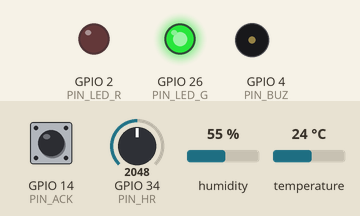
Simulated run of this sketch. Board: ESP32. Shown: output pins drawn as LEDs (lit = HIGH), buzzer (waves = sounding). Dashed ring = blinking. The test bench sets the inputs (shaded band); at power-on: temperature 24 °C, GPIO 14 (PIN_ACK) HIGH, GPIO 34 (PIN_HR) = 2048, humidity 55 % (analog values on the 0–4095 scale). WiFi joins after 1.5 s; servers stay silent unless stated; no MQTT or app messages arrive unless stated; what the sketch prints to the serial monitor is not drawn.

Above: at 2.3 s.
2.4 s: temperature set to 41 °C
At 6.25 s:
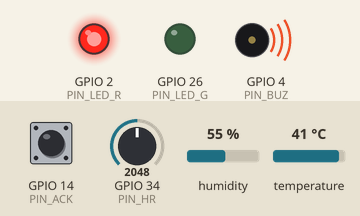
7.0 s: GPIO 14 (PIN_ACK) pulled LOW for 0.15 s
At 7.9 s:
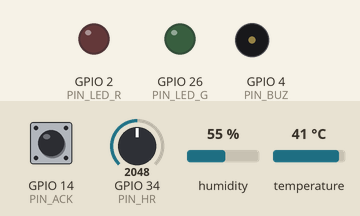
9.6 s: GPIO 14 (PIN_ACK) pulled LOW for 1 s
12.1 s: temperature set to 39.7 °C
17.3 s: temperature set to 38.6 °C
At 21.4 s:
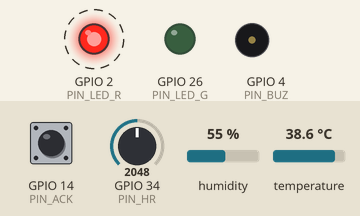
24.0 s: GPIO 34 (PIN_HR) set to 3627
33.4 s: GPIO 34 (PIN_HR) set to 3737
Timing chart, 0 to 37.7 s (numbered marks = the images above; inputs shaded):
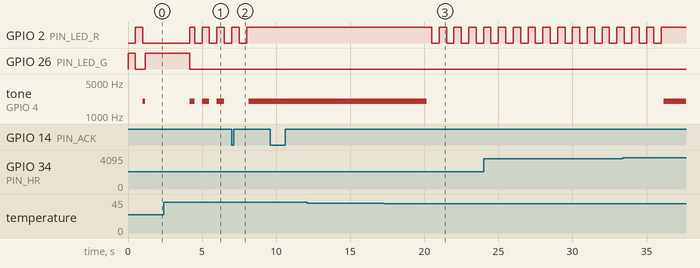

Measured:
- the behaviour switches between 39.2 and 39.1 °C on temperature (found by bisection; images 2 and 3)
- after the input at 9.6 s, every drawn part: stays the same
- after the input at 12.1 s, every drawn part: stays the same
- after the input at 17.3 s, GPIO 2 (PIN_LED_R): alternates HIGH for 0.50 s and LOW for 0.50 s, starting after 3.2 s; tone on GPIO 4 (PIN_BUZ): 2000 Hz → silent after 2.9 s
- by itself, GPIO 2 (PIN_LED_R): repeats every 1.0 s: LOW 0.50 s, HIGH 0.50 s
- by itself, tone on GPIO 4 (PIN_BUZ): repeats every 1.0 s: silent 0.50 s, 2000 Hz 0.50 s

The sketch:

sketch.ino
```cpp
/*
  AtlasVest — Smart Vest (simulation Wokwi) — Wearable Technology, ESPRIM 2026/2027
  ESP32 + DHT22 (température/humidité) + potentiomètre (= rythme cardiaque) + buzzer + 2 LED
  + bouton d'acquittement + publication MQTT (JSON) vers un broker cloud public.
  Règles du sujet : buzzer si pouls > 140 bpm ou température anormale.
*/
#include <WiFi.h>
#include <PubSubClient.h>
#include <DHT.h>
#include "alert_logic.h"

#ifndef ESP_ARDUINO_VERSION_MAJOR
#define ESP_ARDUINO_VERSION_MAJOR 2
#endif

// ---------- Configuration (à adapter) ----------
const char* WIFI_SSID  = "Wokwi-GUEST";       // réseau Wi-Fi simulé par Wokwi (sans mot de passe)
const char* WIFI_PASS  = "";
const char* MQTT_HOST  = "broker.hivemq.com"; // broker public (aucune donnée sensible !)
const uint16_t MQTT_PORT = 1883;
const char* DEVICE_ID  = "atlasvest-koussay-01"; // rendre unique : le broker est partagé

// ---------- Broches ----------
#define PIN_DHT   15   // DHT22 (SDA)
#define PIN_HR    34   // potentiomètre = capteur de pouls (ADC1)
#define PIN_BUZ   4    // buzzer
#define PIN_LED_G 26   // LED verte  : niveau OK
#define PIN_LED_R 2    // LED rouge  : ORANGE / ROUGE
#define PIN_ACK   14   // bouton d'acquittement (INPUT_PULLUP)

DHT dht(PIN_DHT, DHT22);
WiFiClient net;
PubSubClient mqtt(net);
AlertEngine engine;

float hrF = 70.0f;            // pouls filtré (EMA) — mini filtrage "Edge"
float tempC = 36.5f, hum = 50.0f; bool tempOk = true;
unsigned long tHR = 0, tDHT = 0, tPub = 0, tMqtt = 0, muteUntil = 0;
bool buzOn = false;
char tTele[96], tAlert[96], tStatus[96], tCmd[96];

void buzzer(bool on) {
  if (on == buzOn) return;
  buzOn = on;
#if ESP_ARDUINO_VERSION_MAJOR >= 3
  ledcWriteTone(PIN_BUZ, on ? 2000 : 0);
#else
  ledcWriteTone(0, on ? 2000 : 0);
#endif
}

void publishAlert() {
  char msg[160];
  snprintf(msg, sizeof(msg), "{\"id\":\"%s\",\"level\":%d,\"state\":\"%s\",\"hr\":%.1f,\"temp\":%.1f,\"sensor_ok\":%s}",
           DEVICE_ID, (int)engine.level, levelName(engine.level), hrF, tempC, tempOk ? "true" : "false");
  if (mqtt.connected()) mqtt.publish(tAlert, msg, true);   // retenu : le dernier état reste lisible
  Serial.printf("[ALERTE] %s\n", msg);
}

void publishTelemetry() {
  char msg[220];
  snprintf(msg, sizeof(msg),
    "{\"id\":\"%s\",\"uptime_s\":%lu,\"hr\":%.1f,\"temp\":%.1f,\"hum\":%.0f,\"level\":%d,\"state\":\"%s\",\"sensor_ok\":%s,\"hr_max\":%.0f}",
    DEVICE_ID, millis() / 1000UL, hrF, tempC, hum, (int)engine.level, levelName(engine.level),
    tempOk ? "true" : "false", engine.th.hr_orange);
  mqtt.publish(tTele, msg);
  Serial.println(msg);
}

// Commandes distantes : "hr_max=150" (seuil personnalisé de l'athlète), "mute=0" (lève l'acquittement)
void onMessage(char* topic, byte* payload, unsigned int len) {
  char buf[32]; len = min(len, (unsigned int)31); memcpy(buf, payload, len); buf[len] = 0;
  if (strncmp(buf, "hr_max=", 7) == 0) {
    float v = atof(buf + 7);
    if (v >= 100 && v <= 200) { engine.th.hr_orange = v; Serial.printf("[CMD] hr_max=%.0f\n", v); }
  } else if (strncmp(buf, "mute=0", 6) == 0) muteUntil = 0;
}

void mqttMaintain(unsigned long now) {
  if (WiFi.status() != WL_CONNECTED || mqtt.connected() || now - tMqtt < 3000) return;
  tMqtt = now;
  if (mqtt.connect(DEVICE_ID, nullptr, nullptr, tStatus, 1, true, "offline")) {   // testament (LWT)
    mqtt.publish(tStatus, "online", true);
    mqtt.subscribe(tCmd);
    Serial.println("[MQTT] connecté");
  }
}

// Autotest au démarrage : vérifie le câblage des LED et du buzzer (visible aussi dans le moniteur série)
void selfTest() {
  Serial.println("[TEST] LED verte ..."); digitalWrite(PIN_LED_G, HIGH); delay(500); digitalWrite(PIN_LED_G, LOW);
  Serial.println("[TEST] LED rouge ..."); digitalWrite(PIN_LED_R, HIGH); delay(500); digitalWrite(PIN_LED_R, LOW);
  Serial.println("[TEST] buzzer ...");    buzzer(true); delay(150); buzzer(false);
  Serial.println("[TEST] terminé");
}

void setup() {
  Serial.begin(115200);
  pinMode(PIN_LED_G, OUTPUT); pinMode(PIN_LED_R, OUTPUT); pinMode(PIN_ACK, INPUT_PULLUP);
#if ESP_ARDUINO_VERSION_MAJOR >= 3
  ledcAttach(PIN_BUZ, 2000, 8);
#else
  ledcSetup(0, 2000, 8); ledcAttachPin(PIN_BUZ, 0);
#endif
  analogReadResolution(12);
  dht.begin();
  snprintf(tTele,   sizeof(tTele),   "esprim/wearable/%s/telemetry", DEVICE_ID);
  snprintf(tAlert,  sizeof(tAlert),  "esprim/wearable/%s/alert",     DEVICE_ID);
  snprintf(tStatus, sizeof(tStatus), "esprim/wearable/%s/status",    DEVICE_ID);
  snprintf(tCmd,    sizeof(tCmd),    "esprim/wearable/%s/cmd",       DEVICE_ID);
  WiFi.begin(WIFI_SSID, WIFI_PASS, 6);
  mqtt.setServer(MQTT_HOST, MQTT_PORT); mqtt.setCallback(onMessage); mqtt.setBufferSize(256);
  Serial.println("AtlasVest — démarrage");
  Serial.printf("Broches : DHT=%d HR=%d BUZ=%d LED_V=%d LED_R=%d ACK=%d\n", PIN_DHT, PIN_HR, PIN_BUZ, PIN_LED_G, PIN_LED_R, PIN_ACK);
  selfTest();
}

void loop() {
  const unsigned long now = millis();
  mqttMaintain(now); mqtt.loop();

  if (now - tDHT >= 2000) {                       // le DHT22 impose >= 2 s entre deux lectures
    tDHT = now;
    float t = dht.readTemperature(), h = dht.readHumidity();
    tempOk = !isnan(t);
    if (tempOk) { tempC = t; if (!isnan(h)) hum = h; }
  }

  if (now - tHR >= 1000) {                        // mesure + évaluation à 1 Hz
    tHR = now;
    float bpm = 40.0f + analogRead(PIN_HR) * (160.0f / 4095.0f);   // 40..200 bpm
    hrF = 0.3f * bpm + 0.7f * hrF;                                 // filtre EMA
    Level before = engine.level;
    engine.update(hrF, tempC, tempOk);
    if (engine.level != before) publishAlert();
  }

  // Bouton d'acquittement : coupe le buzzer ORANGE pendant 30 s (le ROUGE ne s'acquitte jamais)
  static bool ackPrev = false;
  const bool ack = (digitalRead(PIN_ACK) == LOW);
  if (ack && !ackPrev) {
    if (engine.level == LEVEL_ORANGE) { muteUntil = now + 30000UL; Serial.println("[ACK] buzzer ORANGE coupé 30 s"); }
    else if (engine.level == LEVEL_RED) Serial.println("[ACK] ignoré : le niveau ROUGE n'est pas acquittable");
    else Serial.println("[ACK] rien à acquitter (niveau OK)");
  }
  ackPrev = ack;

  // LED verte = OK ; LED rouge = clignote (ORANGE) ou fixe (ROUGE)
  digitalWrite(PIN_LED_G, engine.level == LEVEL_OK);
  digitalWrite(PIN_LED_R, engine.level == LEVEL_RED ? HIGH : (engine.level == LEVEL_ORANGE ? ((now / 500) % 2 == 0) : LOW));
  if (engine.level == LEVEL_RED) buzzer(true);                       // ROUGE : continu, non acquittable
  else if (engine.level == LEVEL_ORANGE) buzzer(now >= muteUntil && ((now / 500) % 2 == 0));
  else buzzer(false);

  if (now - tPub >= 2000) { tPub = now; if (mqtt.connected()) publishTelemetry(); }
}
```

alert_logic.h
```cpp
// alert_logic.h — logique d'alerte pure (aucune dépendance Arduino) => testable sur PC.
// Reprend les niveaux du diagramme d'états du rapport : OK / ORANGE / ROUGE.
#pragma once
#include <math.h>

enum Level { LEVEL_OK = 0, LEVEL_ORANGE = 1, LEVEL_RED = 2 };

struct Thresholds {
  float hr_orange = 140.0f;  // bpm : seuil imposé par le sujet (configurable par MQTT)
  float hr_red    = 180.0f;  // bpm
  float t_orange  = 38.0f;   // °C : température anormale (simulée par le DHT22)
  float t_red     = 39.5f;   // °C : contrainte thermique sévère
  float t_low     = 34.0f;   // °C : sous ce seuil = capteur décroché / hypothermie
  float hr_hyst   = 5.0f;    // bpm : hystérésis de retour
  float t_hyst    = 0.3f;    // °C  : hystérésis de retour
  int   confirm   = 3;       // nb de mesures consécutives pour changer de niveau
};

struct AlertEngine {
  Thresholds th;
  Level level = LEVEL_OK;
  Level pendLevel = LEVEL_OK;
  int   pend = 0;

  // Niveau "instantané" demandé par les mesures, avec hystérésis selon le niveau courant.
  Level target(float hr, float temp, bool tempOk) const {
    const bool inAlert = level >= LEVEL_ORANGE, inRed = level >= LEVEL_RED;
    const float hrO = th.hr_orange - (inAlert ? th.hr_hyst : 0.0f);
    const float hrR = th.hr_red    - (inRed   ? th.hr_hyst : 0.0f);
    const float tO  = th.t_orange  - (inAlert ? th.t_hyst  : 0.0f);
    const float tR  = th.t_red     - (inRed   ? th.t_hyst  : 0.0f);
    const float tL  = th.t_low     + (inAlert ? th.t_hyst  : 0.0f);
    const bool red = (hr >= hrR) || (tempOk && temp >= tR);
    // Capteur de température défaillant => ORANGE par sécurité (jamais "normal" par défaut)
    const bool orange = (hr > hrO) || !tempOk || (tempOk && (temp >= tO || temp < tL));
    return red ? LEVEL_RED : (orange ? LEVEL_ORANGE : LEVEL_OK);
  }

  // Appel à chaque mesure ; renvoie le niveau (changement seulement après 'confirm' mesures).
  Level update(float hr, float temp, bool tempOk) {
    const Level c = target(hr, temp, tempOk);
    if (c == level) { pend = 0; pendLevel = level; return level; }
    if (c == pendLevel) pend++; else { pendLevel = c; pend = 1; }
    if (pend >= th.confirm) { level = c; pend = 0; }
    return level;
  }
};

inline const char* levelName(Level l) { return l == LEVEL_RED ? "ROUGE" : (l == LEVEL_ORANGE ? "ORANGE" : "OK"); }
```
